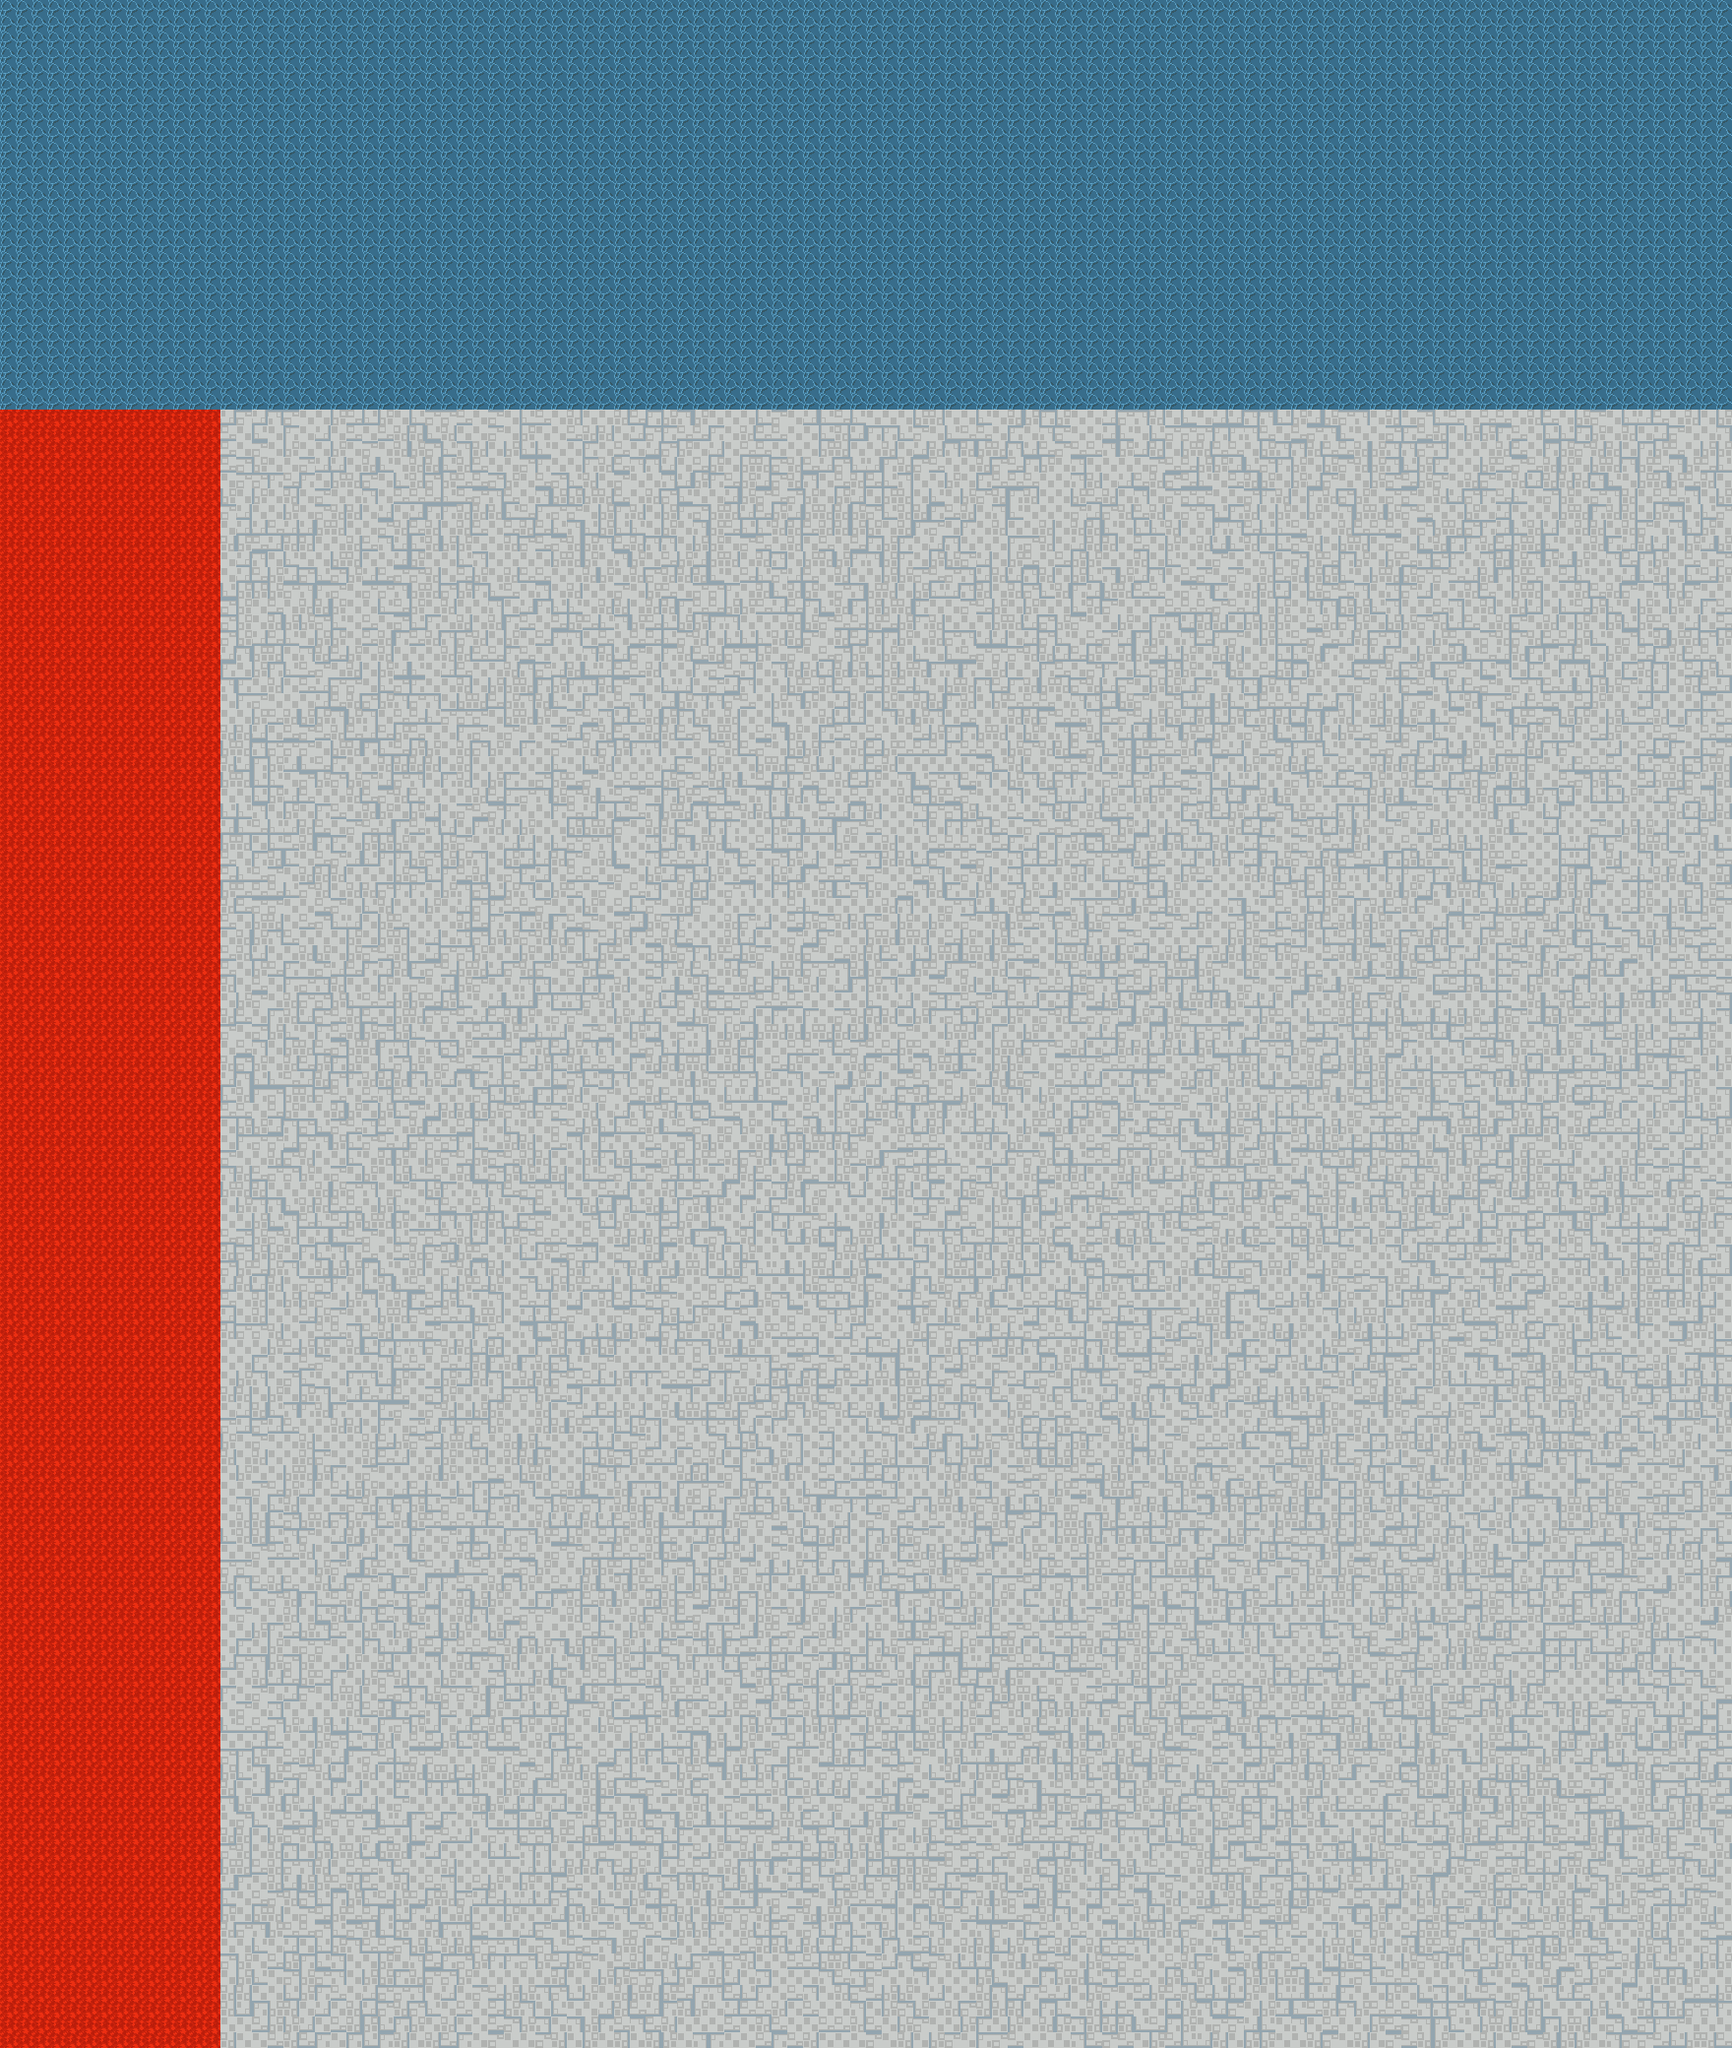

The image is a tile-based game level rendered from a .tmx file. Its description and source (layers, tilesets, objects; grid data summarised) follow:
An orthogonal 110x130 tile map with 16x16 px tiles, 1 tile layer (Tile Layer 1).

<map version="1.10" tiledversion="1.10.2" orientation="orthogonal" renderorder="right-down" width="110" height="130" tilewidth="16" tileheight="16" infinite="0" nextlayerid="2" nextobjectid="1">
 <tileset firstgid="1" source="tileset2.tsx" />
 <layer id="1" name="Tile Layer 1" width="110" height="130">
  <data>[14300 cells, 14300 non-empty, 18 distinct tile ids]</data>
 </layer>
</map>
